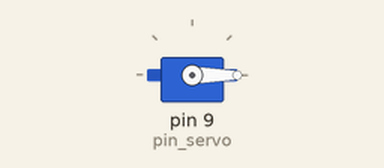
This sketch was run on a simulated Arduino Uno, built with avr-gcc and run on an emulated ATmega328P. Parts: servo.

Above: at 0.05 s.
At 4.0 s:
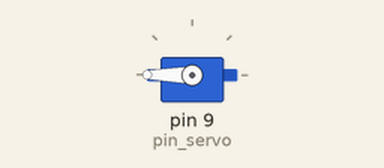
Timing chart, 0 to 5.2 s (numbered marks = the images above):
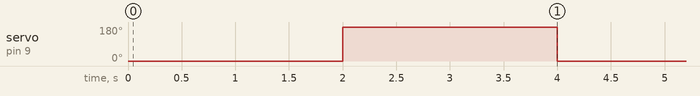

Measured:
- by itself, servo on pin 9 (pin_servo): alternates 180° for 2.0 s and 0° for 2.0 s

The sketch:

servomotor_brazo.ino
```cpp
#include <Servo.h>

Servo servo_brazo;
uint8_t pin_servo = 9;

void setup() {
  servo_brazo.attach(pin_servo);

}

void loop() {
  servo_brazo.write(0);
  delay(2000);
  servo_brazo.write(180);
  delay(2000);

}
```
